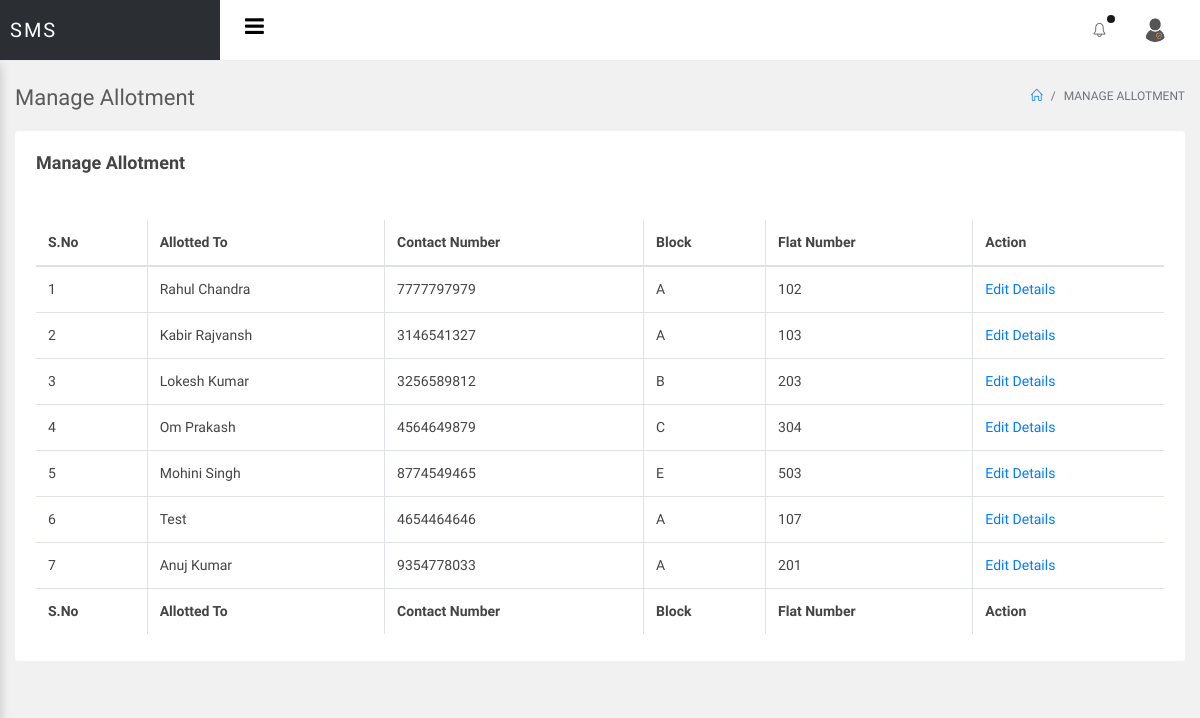
The page /sms/admin/manage-allotment.php (signed in) on the database its author committed.
### tables this page shows
CREATE TABLE `tblallotment` (
  `ID` int(10) NOT NULL,
  `Name` varchar(200) DEFAULT NULL,
  `ContactNumber` bigint(10) DEFAULT NULL,
  `Block` varchar(10) DEFAULT NULL,
  `FlatNum` int(10) DEFAULT NULL,
  `EContactnum` bigint(10) DEFAULT NULL,
  `Noofmember` int(10) DEFAULT NULL,
  `Address` mediumtext DEFAULT NULL,
  `AllotmentDate` timestamp NULL DEFAULT current_timestamp()
);

### sms/admin/manage-allotment.php (the view, shortened to what this page needs)
<?php
include('includes/dbconnection.php');
if (strlen($_SESSION['smsaid']==0)) {
  header('location:logout.php');
  } else{
  ?>
<!doctype html>
<html lang="en">
<head>
<link rel="stylesheet" href="../assets/vendor/bootstrap/css/bootstrap.min.css">
<link rel="stylesheet" href="../assets/vendor/animate-css/animate.min.css">
<link rel="stylesheet" href="../assets/vendor/font-awesome/css/font-awesome.min.css">
<link rel="stylesheet" href="../assets/vendor/jquery-datatable/dataTables.bootstrap4.min.css">
<link rel="stylesheet" href="../assets/vendor/jquery-datatable/fixedeader/dataTables.fixedcolumns.bootstrap4.min.css">
<link rel="stylesheet" href="../assets/vendor/jquery-datatable/fixedeader/dataTables.fixedheader.bootstrap4.min.css">
<link rel="stylesheet" href="../assets/vendor/sweetalert/sweetalert.css"/>
<link rel="stylesheet" href="assets/css/main.css">
<link rel="stylesheet" href="assets/css/color_skins.css">
</head>
<body class="theme-blue">
<div id="wrapper">
    <?php include_once('includes/header.php');?>
    <div id="main-content">
        <div class="container-fluid">
            <div class="block-header">
                <div class="row">
                    <div class="col-lg-5 col-md-8 col-sm-12">
                        <h2>Manage Allotment</h2>
                    </div>
                    <div class="col-lg-7 col-md-4 col-sm-12 text-right">
                        <ul class="breadcrumb justify-content-end">
                            <li class="breadcrumb-item"><a href="dashboard.php"><i class="icon-home"></i></a></li>
                            <li class="breadcrumb-item active">Manage Allotment</li>
                        </ul>
                    </div>
                </div>
            </div>
            <div class="row clearfix">
                <div class="col-lg-12">
                    <div class="card">
                        <div class="header">
                            <h2>Manage Allotment</h2>
                        </div>
                        <div class="body">
                            <div class="table-responsive">
                                <table class="table table-bordered table-hover js-basic-example dataTable table-custom">
                                    <thead>
                                        <tr>
                                            <th>S.No</th>
                                            <th>Allotted To</th>
                                            <th>Contact Number</th>
                                            <th>Block</th>
                                            <th>Flat Number</th>
                                            <th>Action</th>
                                        </tr>
                                    </thead>
                                    <tbody>
                                        <?php
$sql="SELECT * from tblallotment";
$query = $dbh -> prepare($sql);
$query->execute();
$results=$query->fetchAll(PDO::FETCH_OBJ);
$cnt=1;
if($query->rowCount() > 0)
{
foreach($results as $row)
{               ?>
                                        <tr>
                  <td><?php echo htmlentities($cnt);?></td>
                  <td><?php  echo htmlentities($row->Name);?></td>
                  <td><?php  echo htmlentities($row->ContactNumber);?></td>
                  <td><?php  echo htmlentities($row->Block);?></td>
                  <td><?php  echo htmlentities($row->FlatNum);?></td>
                  <td> <a href="edit-allotment-detail.php?editid=<?php echo htmlentities ($row->ID);?>">Edit Details</a></td>
                                        </tr>
                                        <?php $cnt=$cnt+1;}} ?>
                                    </tbody>
                                    <tfoot>
                                        <tr>
                                            <th>S.No</th>
                                            <th>Allotted To</th>
                                            <th>Contact Number</th>
                                            <th>Block</th>
                                            <th>Flat Number</th>
                                            <th>Action</th>
                                        </tr>
                                    </tfoot>
                                </table>
                            </div>
                        </div>
                    </div>
                </div>
              </div>
        </div>
    </div>
</div>
</body>
</html>
<?php }  ?>

### rows shown on the page
tblallotment: Name "Rahul Chandra", ContactNumber "7777797979", Block "A", FlatNum "102"
tblallotment: Name "Kabir Rajvansh", ContactNumber "3146541327", Block "A", FlatNum "103"
tblallotment: Name "Lokesh Kumar", ContactNumber "3256589812", Block "B", FlatNum "203"
tblallotment: Name "Om Prakash", ContactNumber "4564649879", Block "C", FlatNum "304"
tblallotment: Name "Mohini Singh", ContactNumber "8774549465", Block "E", FlatNum "503"
tblallotment: Name "Test", ContactNumber "4654464646", Block "A", FlatNum "107"
tblallotment: Name "Anuj Kumar", ContactNumber "9354778033", Block "A", FlatNum "201"
